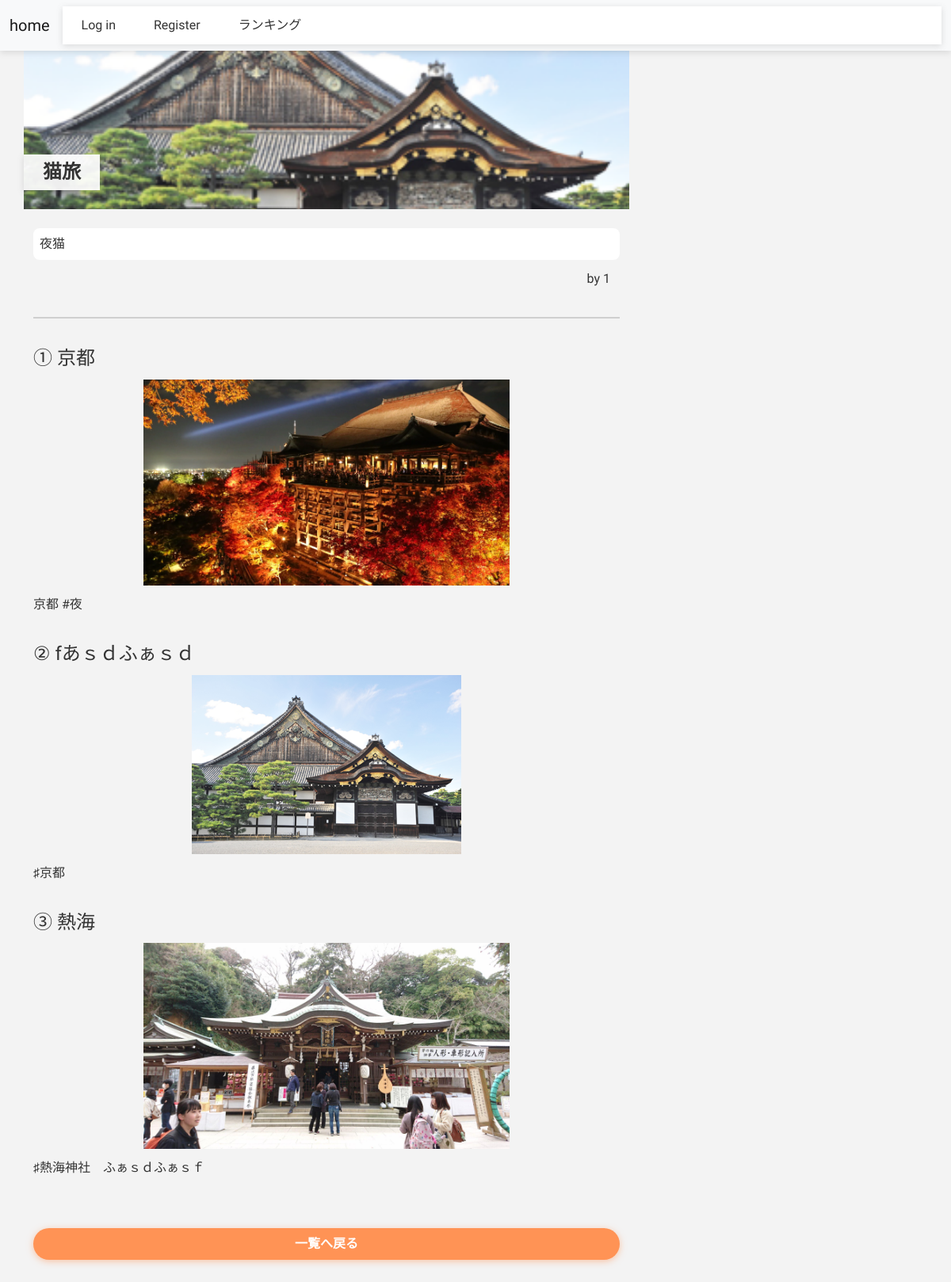
Screenshot of /post/2 with the database file from the repository.
### tornado/models.py (models this page shows, shortened)
class PostChild(db.Model):
    id = db.Column(db.Integer, primary_key=True)
    title = db.Column(db.String(255), nullable=False)
    description = db.Column(db.Text, nullable=False)
    image_data = db.Column(db.String(255), nullable=False)
    num = db.Column(db.Integer, nullable=False)
    post_id = db.Column(db.Integer, db.ForeignKey('post.id'), nullable=False)

class Post(db.Model):
    __tablename__ = 'post'
    id = db.Column(db.Integer, primary_key=True)
    title = db.Column(db.String(255), nullable=False)
    content = db.Column(db.Text, nullable=False)
    timestamp = db.Column(db.DateTime, nullable=False, default=datetime.utcnow)
    good_count = db.Column(db.Integer, nullable=False, default=0)
    category_id = db.Column(db.Integer, db.ForeignKey('category.id'), nullable=False)
    user_id = db.Column(db.Integer, db.ForeignKey('user.id'), nullable=False)
    comment = db.relationship('Comment', backref='post', lazy=True)
    post_child = db.relationship('PostChild', backref='post', lazy=True)

### tornado/routes.py (the view)
@app.route("/post/<int:post_id>", methods=['GET'])
def post_detail(post_id):
    post = Post.query.filter_by(id=post_id).first()
    if post is None:
        print('投稿が見つかりません。')
        return redirect('post_list')
    if post is None:
        return jsonify({'message': "この投稿は存在しません。", "status_code": 404}) ,404
    return render_template('post/post_detail.html', post=post)

### tornado/templates/post/post_detail.html
{% extends "layout.html" %}
{% block content %}
  <div class="plan-detail-page">
    <div class="plan-detail-cover">
      <img class="plan-detail-img" src="/static/post_pictures/{{post.post_child[1].image_data if post.post_child|length >  1 else post.post_child[0].image_data}}" alt="">
      <h1 class="plan-detal-title">{{post.title}}</h1>
    </div>
    <p class="plan-detail-description">{{post.content}}</p>
    <p class="plan-detail-author">
      by
      {{post.user_id}}
    </p>
    <div class="plan-detail-body">
      {% for post_child in post.post_child %}
        <section>
          <h2 class="plan-detail-spot-title" id="spot-{{loop.index0}}">{{['①','②','③','④','⑤'][loop.index0]}}
            {{post_child.title}}</h2>
          <img src="/static/post_pictures/{{post_child.image_data}}" alt="" class="plan-detail-spot-img">
          <p class="plan-detail-spot-description">{{post_child.description}}</p>
        </section>
      {% endfor %}
    </div>
    <a href="{{url_for('post_list')}}" class="plan-detail-back-button" onclick="">一覧へ戻る</a>
  </div>
{% endblock content %}

### tornado/static/css/main.css (style rules this page uses)
body { background: rgb(243, 243, 243); }
* { font-family: "M PLUS Rounded 1c", sans-serif; color: #333333; box-sizing: border-box; }

### tornado/static/css/postdetail.css (style rules this page uses)
.plan-detail-page { max-width: 740px; }
.plan-detail-cover { position: relative; height: 200px; width: calc(100% + 24px); margin-left: -12px; }
.plan-detail-img { width: 100%; object-fit: cover; height: 100%; }
.plan-detal-title { position: absolute; left: 0px; bottom: 24px; font-size: 24px; font-weight: bold; background: rgba(255, 255, 255, 0.92); padding: 8px 24px; box-shadow: rgba(99, 99, 99, 0.2) 0px 2px 8px 0px; }
.plan-detail-description { margin-top: 24px; font-size: 16px; border-radius: 8px; padding: 8px; background: white; }
.plan-detail-author { margin-top: 12px; margin-bottom: 36px; margin-right: 12px; text-align: end; }
.plan-detail-body { border-top: 2px solid rgb(207, 207, 207); }
.plan-detail-spot-title { margin-top: 36px; font-size: 24px; }
.plan-detail-spot-img { max-height: 260px; margin: 12px auto; }
.plan-detail-spot-description { font-size: 16px; }
.plan-detail-back-button { margin-top: 64px; text-align: center; width: 100%; padding: 8px 0; box-shadow: rgba(255, 147, 85, 0.5) 0px 2px 8px 0px; background: rgb(255, 147, 85); border-radius: 24px; color: white; font-weight: bold; display: block; width: 100%; }

### rows the page displays
PostChild: image_data (picture), index0 "②", title "fあｓｄふぁｓｄ", description "♯京都"
Post: title "猫旅", content "夜猫", user_id "1"
PostChild: index0 "①", title "京都", image_data (picture), description "京都 #夜"
PostChild: index0 "③", title "熱海", image_data (picture), description "♯熱海神社 ふぁｓｄふぁｓｆ"
